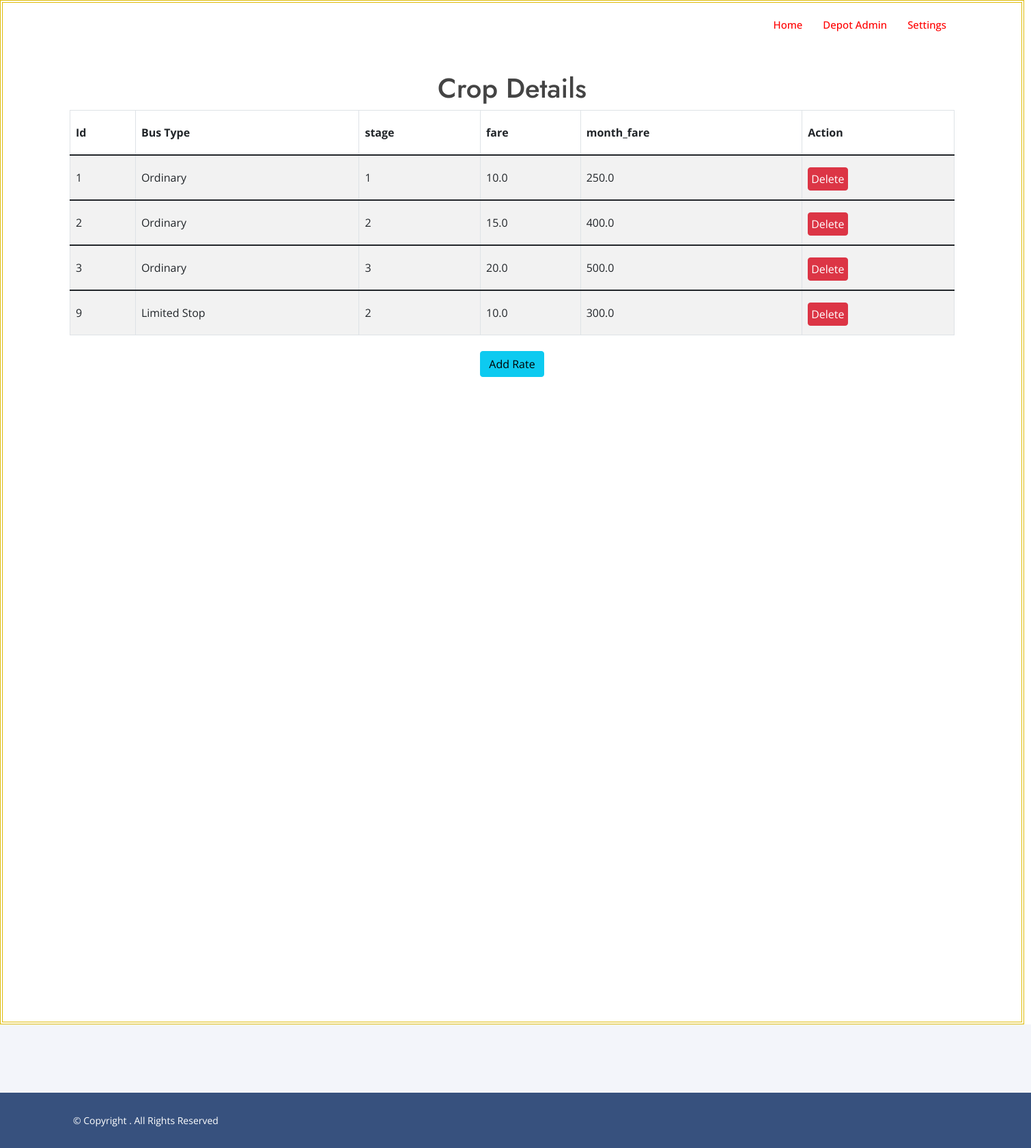
Page /admin_rate_master_view (signed in) on the committed database.
### myapp/models.py (models this page shows)
class rate_master(models.Model):
    bus_type_id = models.IntegerField()
    stage = models.IntegerField()
    fare = models.FloatField()
    month_fare = models.FloatField()

class bus_type_master(models.Model):
    bus_type = models.CharField(max_length=100)

### myapp/views.py (the view)
# urls.py: path('admin_rate_master_view', views.admin_rate_master_view, name='admin_rate_master_view'),
def admin_rate_master_view(request):
    try:
        uname = request.session['user_name']
        print(uname)
    except:
        return admin_login(request)
    pd_l = rate_master.objects.all()
    hs_l = bus_type_master.objects.all()
    context = {'rate_list': pd_l, 'bus_list': hs_l, 'msg': ''}
    return render(request, './myapp/admin_rate_master_view.html', context)

### myapp/templates/myapp/admin_rate_master_view.html (shortened to what this page needs)
{% extends 'myapp/admin_base1.html' %}
{% load static %}
{% block body %}
<center>
    <h1>Crop Details</h1>
    <div class="container">
    <form role="form" name="frm" action="" method="post">
        <table class="table table-striped table-bordered">
            <thead>
            <tr>
                <th>Id</th>
                <th>Bus Type</th>
                <th>stage</th>
                <th>fare</th>
                <th>month_fare</th>
                <th>Action</th>
            </tr>
            </thead>
            {% for pd in rate_list %}
            <tbody>
            <tr>
                <td>{{ pd.id }}</td>
                {% for h in bus_list%}
                {% if h.id == pd.bus_type_id%}
                <td>{{ h.bus_type }}</td>
                {%endif%}
                {% endfor %}
                <td>{{ pd.stage }} </td>
                <td>{{ pd.fare }}</td>
                <td>{{ pd.month_fare }}</td>
                <td>
                    <button type="button" class="btn btn-danger p-1" onclick="location.href='../admin_rate_master_delete?id={{ pd.id }}'">Delete</button>
                </td>
            </tr>
            <tbody>
            {% endfor %}
        </table>
        <button type="button" class="btn btn-info" onclick="location.href='../admin_rate_master_add'">Add Rate</button></h1>
    </form>
    </div>
</center>
{% endblock %}

### myapp/templates/myapp/admin_base1.html (shortened to what this page needs)
<!DOCTYPE html>
{% load static %}
<html lang="en">
<head>
  <link href="{%static 'myapp/assets/vendor/aos/aos.css'%}" rel="stylesheet">
  <link href="{%static 'myapp/assets/vendor/bootstrap/css/bootstrap.min.css'%}" rel="stylesheet">
  <link href="{%static 'myapp/assets/vendor/bootstrap-icons/bootstrap-icons.css'%}" rel="stylesheet">
  <link href="{%static 'myapp/assets/vendor/boxicons/css/boxicons.min.css'%}" rel="stylesheet">
  <link href="{%static 'myapp/assets/vendor/glightbox/css/glightbox.min.css'%}" rel="stylesheet">
  <link href="{%static 'myapp/assets/vendor/remixicon/remixicon.css'%}" rel="stylesheet">
  <link href="{%static 'myapp/assets/vendor/swiper/swiper-bundle.min.css'%}" rel="stylesheet">
  <link href="{%static 'myapp/assets/css/style.css'%}" rel="stylesheet">
</head>
<body>
  <header id="header" class="fixed-top ">
    <div class="container d-flex align-items-center">
      <h1 class="logo me-auto"><a href="{%url 'admin_home'%}">KSRTC</a></h1>
      <nav id="navbar" class="navbar">
        <ul>
          <li><a class="nav-link scrollto active" href="{%url 'admin_home'%}"><font color="red">Home</font></a></li>
          <li><a class="nav-link scrollto" href="{%url 'admin_depot_master_view'%}"><font color="red">Depot Admin</font></a></li>
          <li class="dropdown"><a href="#"><span><font color="red">Settings</font></span> <i class="bi bi-chevron-down"></i></a>
          </li>
        </ul>
      </nav>
    </div>
  </header>
    <div style="width:1500px;height:1500px;line-height:3em;overflow:scroll;padding:5px;border:4px double #DEBB07;">
     <br><br>
      {%block body%}{%endblock%}
    </div>
  <footer id="footer">
    <div class="footer-newsletter">
    </div>
    <div class="container footer-bottom clearfix">
      <center>
      <div class="copyright">
        &copy; Copyright <strong></strong>. All Rights Reserved
      </div>
        </center>
    </div>
  </footer>
</body>
</html>

### myapp/static/myapp/assets/css/style.css (style rules this page uses)
body { font-family: "Open Sans", sans-serif; color: #444444; }
a { color: #47b2e4; text-decoration: none; }
h1, h2, h3, h4, h5, h6 { font-family: "Jost", sans-serif; }
#header { transition: all 0.5s; z-index: 997; padding: 15px 0; }
#header .logo { font-size: 30px; margin: 0; padding: 0; line-height: 1; font-weight: 500; letter-spacing: 2px; text-transform: uppercase; }
#header .logo a { color: #fff; }
.navbar { padding: 0; }
.navbar ul { margin: 0; padding: 0; display: flex; list-style: none; align-items: center; }
.navbar li { position: relative; }
.navbar a, .navbar a:focus { display: flex; align-items: center; justify-content: space-between; padding: 10px 0 10px 30px; font-size: 15px; font-weight: 500; color: #fff; white-space: nowrap; transition: 0.3s; }
.navbar a i, .navbar a:focus i { font-size: 12px; line-height: 0; margin-left: 5px; }
.navbar a:hover, .navbar .active, .navbar .active:focus, .navbar li:hover > a { color: #47b2e4; }
#footer { font-size: 14px; background: #37517e; }
#footer .footer-newsletter { padding: 50px 0; background: #f3f5fa; text-align: center; font-size: 15px; color: #444444; }
#footer .footer-bottom { padding-top: 30px; padding-bottom: 30px; color: #fff; }
#footer .copyright { float: left; }

### rows in the picture
rate_master: id "1", stage "1", fare "10.0", month_fare "250.0"
bus_type_master: bus_type "Ordinary"
rate_master: id "2", stage "2", fare "15.0", month_fare "400.0"
rate_master: id "3", stage "3", fare "20.0", month_fare "500.0"
rate_master: id "9", stage "2", fare "10.0", month_fare "300.0"
bus_type_master: bus_type "Limited Stop"
